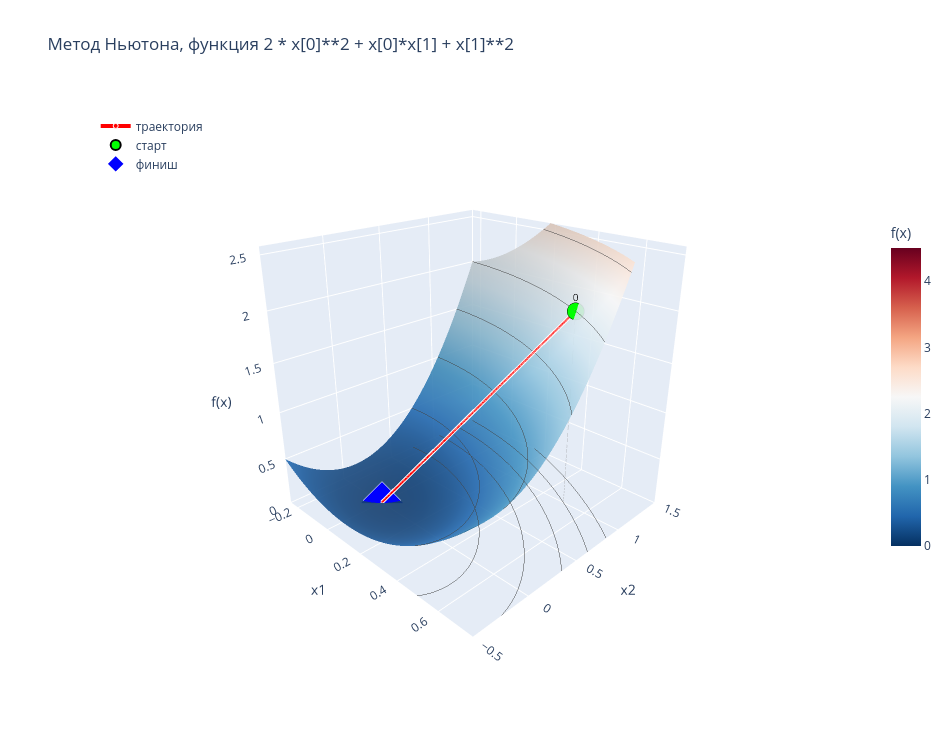

The cell this chart's notebook holds for it:
### Code cell
plot_trajectory_3d_plotly(function_1, traj_newton, title="Метод Ньютона, функция 2 * x[0]**2 + x[0]*x[1] + x[1]**2")

### Figure 1 — Plotly figure (JSON) as saved in the notebook; plotly's stock layout.template omitted (floating-point values rounded to 4 significant figures; data arrays with more than 128 entries replaced by an {"elided": "..."} marker saying what was removed)
{"data": [{"colorbar": {"len": 0.6, "title": {"text": "f(x)"}}, "colorscale": [[0, "rgb(5,48,97)"], [0.1, "rgb(33,102,172)"], [0.2, "rgb(67,147,195)"], [0.3, "rgb(146,197,222)"], [0.4, "rgb(209,229,240)"], [0.5, "rgb(247,247,247)"], [0.6, "rgb(253,219,199)"], [0.7, "rgb(244,165,130)"], [0.8, "rgb(214,96,77)"], [0.9, "rgb(178,24,43)"], [1, "rgb(103,0,31)"]], "contours": {"z": {"highlightcolor": "black", "project": {"z": true}, "show": true, "usecolormap": false}}, "name": "поверхность", "opacity": 0.9, "showscale": true, "type": "surface", "x": {"elided": "100x100 float values"}, "y": {"elided": "100x100 float values"}, "z": {"elided": "100x100 float values"}}, {"hoverinfo": "skip", "line": {"color": "white", "width": 8}, "mode": "lines", "showlegend": false, "type": "scatter3d", "x": [0.5, -8.514e-09], "y": [1.0, 4.258e-09], "z": [2.0, 1.269e-16]}, {"line": {"color": "red", "width": 4}, "marker": {"color": "red", "line": {"color": "white", "width": 1}, "size": 5}, "mode": "lines+markers+text", "name": "траектория", "text": ["0", "1"], "textfont": {"color": "black", "size": 10}, "textposition": "top center", "type": "scatter3d", "x": [0.5, -8.514e-09], "y": [1.0, 4.258e-09], "z": [2.0, 1.269e-16]}, {"hoverinfo": "skip", "line": {"color": "gray", "dash": "dot", "width": 1}, "mode": "lines", "showlegend": false, "type": "scatter3d", "x": [0.5, 0.5], "y": [1, 1], "z": [1.269e-16, 2]}, {"hoverinfo": "skip", "line": {"color": "gray", "dash": "dot", "width": 1}, "mode": "lines", "showlegend": false, "type": "scatter3d", "x": [-8.514e-09, -8.514e-09], "y": [4.258e-09, 4.258e-09], "z": [1.269e-16, 1.269e-16]}, {"marker": {"color": "lime", "line": {"color": "black", "width": 2}, "size": 10}, "mode": "markers", "name": "старт", "type": "scatter3d", "x": [0.5], "y": [1], "z": [2]}, {"marker": {"color": "blue", "line": {"color": "white", "width": 2}, "size": 14, "symbol": "diamond"}, "mode": "markers", "name": "финиш", "type": "scatter3d", "x": [-8.514e-09], "y": [4.258e-09], "z": [1.269e-16]}], "layout": {"height": 750, "legend": {"bgcolor": "rgba(255,255,255,0.7)", "x": 0.02, "y": 0.98}, "scene": {"aspectmode": "cube", "camera": {"eye": {"x": 1.6, "y": -1.6, "z": 1}}, "xaxis": {"range": [-0.25, 0.75], "title": {"text": "x1"}}, "yaxis": {"range": [-0.5, 1.5], "title": {"text": "x2"}}, "zaxis": {"range": [1.269e-16, 2.573], "title": {"text": "f(x)"}}}, "title": {"text": "Метод Ньютона, функция 2 * x[0]**2 + x[0]*x[1] + x[1]**2"}, "width": 950}}
